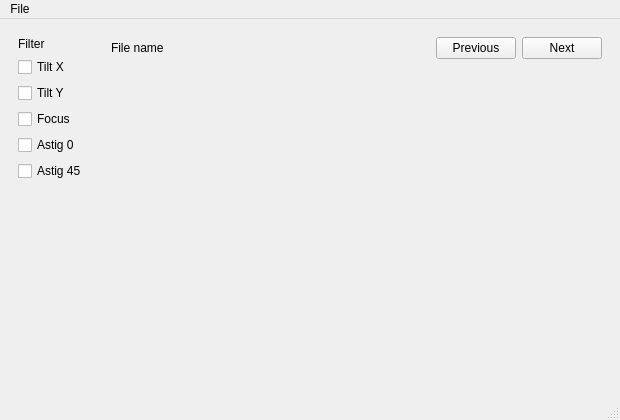
<?xml version="1.0" encoding="UTF-8"?>
<ui version="4.0">
 <class>MainWindow</class>
 <widget class="QMainWindow" name="MainWindow">
  <property name="geometry">
   <rect>
    <x>0</x>
    <y>0</y>
    <width>620</width>
    <height>420</height>
   </rect>
  </property>
  <property name="windowTitle">
   <string>MainWindow</string>
  </property>
  <widget class="QWidget" name="centralwidget">
   <layout class="QHBoxLayout" name="horizontalLayout">
    <item>
     <layout class="QVBoxLayout" name="verticalLayout_2">
      <item>
       <widget class="QWidget" name="widget_2" native="true">
        <layout class="QVBoxLayout" name="verticalLayout_3">
         <item>
          <widget class="QLabel" name="label">
           <property name="text">
            <string>Filter</string>
           </property>
          </widget>
         </item>
         <item>
          <widget class="QCheckBox" name="TiltXcheckBox">
           <property name="text">
            <string>Tilt X</string>
           </property>
          </widget>
         </item>
         <item>
          <widget class="QCheckBox" name="TiltYcheckBox">
           <property name="text">
            <string>Tilt Y</string>
           </property>
          </widget>
         </item>
         <item>
          <widget class="QCheckBox" name="FocuscheckBox">
           <property name="text">
            <string>Focus</string>
           </property>
          </widget>
         </item>
         <item>
          <widget class="QCheckBox" name="Astig0checkBox">
           <property name="text">
            <string>Astig 0</string>
           </property>
          </widget>
         </item>
         <item>
          <widget class="QCheckBox" name="Astig45checkBox">
           <property name="text">
            <string>Astig 45</string>
           </property>
          </widget>
         </item>
         <item>
          <spacer name="verticalSpacer">
           <property name="orientation">
            <enum>Qt::Vertical</enum>
           </property>
           <property name="sizeType">
            <enum>QSizePolicy::Expanding</enum>
           </property>
           <property name="sizeHint" stdset="0">
            <size>
             <width>20</width>
             <height>40</height>
            </size>
           </property>
          </spacer>
         </item>
        </layout>
       </widget>
      </item>
     </layout>
    </item>
    <item>
     <layout class="QVBoxLayout" name="verticalLayout">
      <property name="sizeConstraint">
       <enum>QLayout::SetDefaultConstraint</enum>
      </property>
      <item>
       <widget class="QWidget" name="imageviewerwidget" native="true">
        <layout class="QVBoxLayout" name="verticalLayout_4" stretch="0,1">
         <item>
          <layout class="QHBoxLayout" name="navigationlayout">
           <property name="sizeConstraint">
            <enum>QLayout::SetDefaultConstraint</enum>
           </property>
           <item>
            <widget class="QLabel" name="imagenamelabel">
             <property name="text">
              <string>File name</string>
             </property>
            </widget>
           </item>
           <item>
            <widget class="QPushButton" name="previousbutton">
             <property name="sizePolicy">
              <sizepolicy hsizetype="Fixed" vsizetype="Fixed">
               <horstretch>0</horstretch>
               <verstretch>0</verstretch>
              </sizepolicy>
             </property>
             <property name="text">
              <string>Previous</string>
             </property>
            </widget>
           </item>
           <item>
            <widget class="QPushButton" name="nextbutton">
             <property name="sizePolicy">
              <sizepolicy hsizetype="Fixed" vsizetype="Fixed">
               <horstretch>0</horstretch>
               <verstretch>0</verstretch>
              </sizepolicy>
             </property>
             <property name="text">
              <string>Next</string>
             </property>
            </widget>
           </item>
          </layout>
         </item>
         <item>
          <widget class="QWidget" name="displayareawidget" native="true">
           <property name="sizePolicy">
            <sizepolicy hsizetype="Expanding" vsizetype="Preferred">
             <horstretch>0</horstretch>
             <verstretch>0</verstretch>
            </sizepolicy>
           </property>
           <layout class="QVBoxLayout" name="verticalLayout_5"/>
          </widget>
         </item>
        </layout>
       </widget>
      </item>
     </layout>
    </item>
   </layout>
  </widget>
  <widget class="QStatusBar" name="statusbar"/>
  <widget class="QMenuBar" name="menubar">
   <property name="geometry">
    <rect>
     <x>0</x>
     <y>0</y>
     <width>620</width>
     <height>21</height>
    </rect>
   </property>
   <widget class="QMenu" name="menuFile">
    <property name="title">
     <string>File</string>
    </property>
    <addaction name="actionOpenFile"/>
    <addaction name="actionQuit"/>
   </widget>
   <addaction name="menuFile"/>
  </widget>
  <action name="actionOpenFile">
   <property name="text">
    <string>Open File ...</string>
   </property>
   <property name="iconText">
    <string>Open File</string>
   </property>
   <property name="toolTip">
    <string>Open File</string>
   </property>
  </action>
  <action name="actionQuit">
   <property name="text">
    <string>Quit</string>
   </property>
  </action>
 </widget>
 <resources/>
 <connections/>
</ui>
